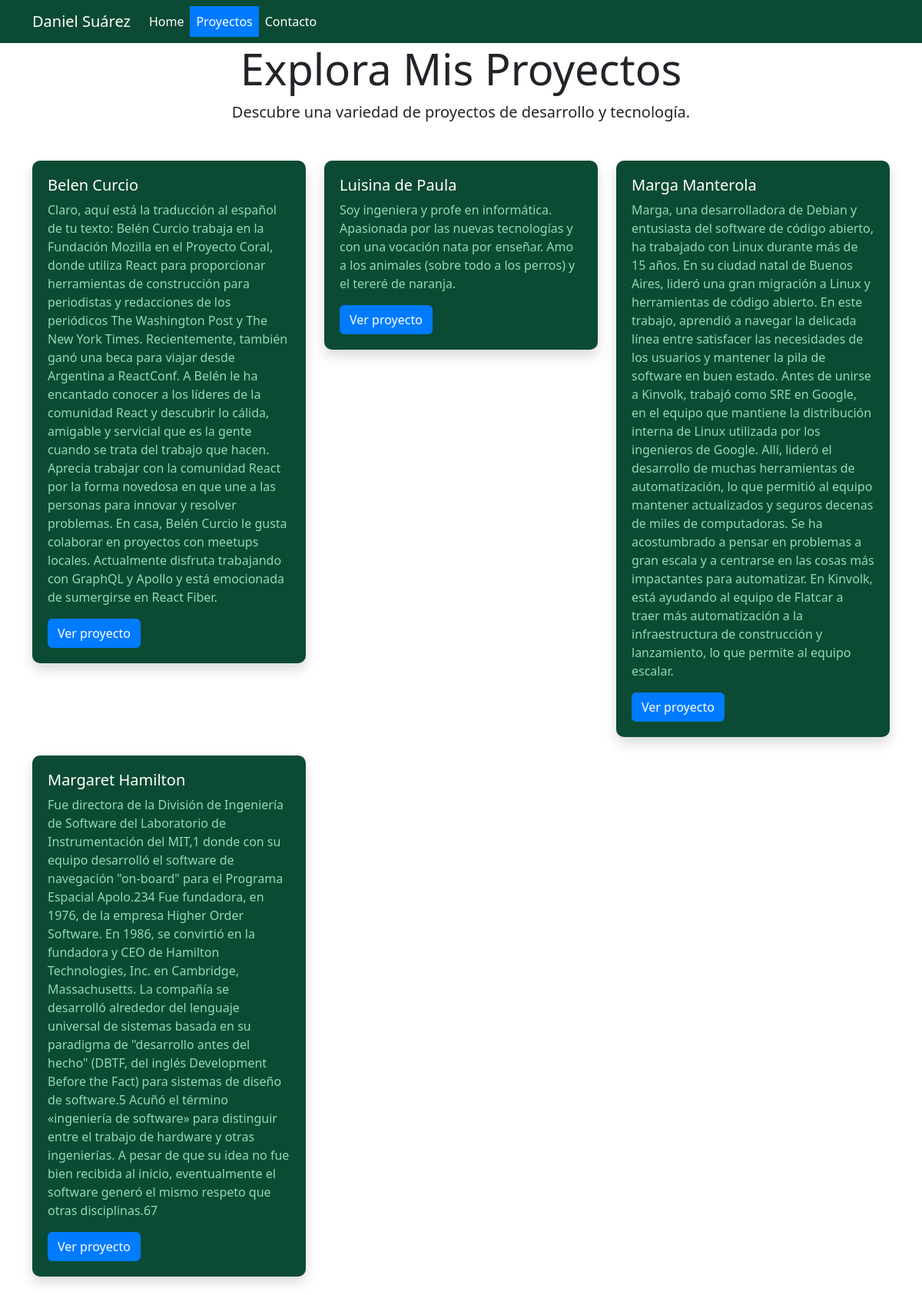
Page /projects/ on the earlier database version.
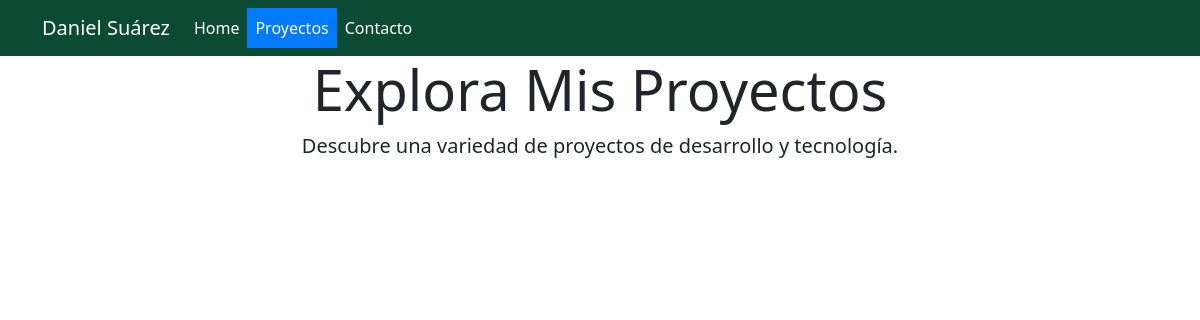
Same page on the later database version.
### projects/models.py (models this page shows, shortened)
class Project(models.Model):
    title = models.CharField(max_length=100)
    description = models.TextField()
    github_link = models.URLField(blank=True, null=True)
    project_online = models.URLField(blank=True, null=True)
    youtube_embed = models.TextField(blank=True, null=True)
    MEDIA_CHOICES = [('image', 'Image'), ('video', 'Video')]
    media_type = models.CharField(max_length=20, choices=MEDIA_CHOICES)

### projects/views.py (the view)
# urls.py: path("", include('projects.urls')),
def projects(request):
    projects = Project.objects.all()
    context = {'projects': projects}
    return render(request, 'projects/projects.html', context)

### projects/templates/projects/projects.html (shortened to what this page needs)
{% extends 'home/base.html' %}
{% load static %}
{% block content %}
  <div class="container">
    <div class="text-center mb-5 neon-text">
      <h1 class="display-4">Explora Mis Proyectos</h1>
      <p class="lead">Descubre una variedad de proyectos de desarrollo y tecnología.</p>
    </div>
    <div class="row">
      {% for project in projects %}
        <div class="col-md-4 mb-4">
          <div class="card custom-card border-0 shadow">
            <div class="card-body">
              <h5 class="card-title">{{ project.title }}</h5>
              <p class="card-text">{{ project.description }}</p>
              <a href="{% url 'project-details' project.id %}" class="btn custom-button">Ver proyecto</a>
            </div>
          </div>
        </div>
      {% endfor %}
    </div>
  </div>
{% endblock %}

Differences in the rows shown:
removed Project: title "Belen Curcio", description "Claro, aquí está la traducción al español de tu texto: Belén Curcio trabaja en la Fundación Mozilla en el Proyecto Coral, donde utiliza React para proporcionar herramientas de construcción para periodistas y redacciones de los periódicos The Washington Post y The New York Times. Recientemente, también ganó una beca para viajar desde Argentina a ReactConf. A Belén le ha encantado conocer a los líderes de la comunidad React y descubrir lo cálida, amigable y servicial que es la gente cuando se trata del trabajo que hacen. Aprecia trabajar con la comunidad React por la forma novedosa en que une a las personas para innovar y resolver problemas. En casa, Belén Curcio le gusta colaborar en…"
removed Project: title "Luisina de Paula", description "Soy ingeniera y profe en informática. Apasionada por las nuevas tecnologías y con una vocación nata por enseñar. Amo a los animales (sobre todo a los perros) y el tereré de naranja."
removed Project: title "Marga Manterola", description "Marga, una desarrolladora de Debian y entusiasta del software de código abierto, ha trabajado con Linux durante más de 15 años. En su ciudad natal de Buenos Aires, lideró una gran migración a Linux y herramientas de código abierto. En este trabajo, aprendió a navegar la delicada línea entre satisfacer las necesidades de los usuarios y mantener la pila de software en buen estado. Antes de unirse a Kinvolk, trabajó como SRE en Google, en el equipo que mantiene la distribución interna de Linux utilizada por los ingenieros de Google. Allí, lideró el desarrollo de muchas herramientas de automatización, lo que permitió al equipo mantener actualizados y seguros decenas de miles de computadoras. Se…"
removed Project: title "Margaret Hamilton", description "Fue directora de la División de Ingeniería de Software del Laboratorio de Instrumentación del MIT,1​ donde con su equipo desarrolló el software de navegación \"on-board\" para el Programa Espacial Apolo.2​3​4​ Fue fundadora, en 1976, de la empresa Higher Order Software. En 1986, se convirtió en la fundadora y CEO de Hamilton Technologies, Inc. en Cambridge, Massachusetts. La compañía se desarrolló alrededor del lenguaje universal de sistemas basada en su paradigma de \"desarrollo antes del hecho\" (DBTF, del inglés Development Before the Fact) para sistemas de diseño de software.5​ Acuñó el término «ingeniería de software» para distinguir entre el trabajo de hardware y otras ingenierías. A…"
